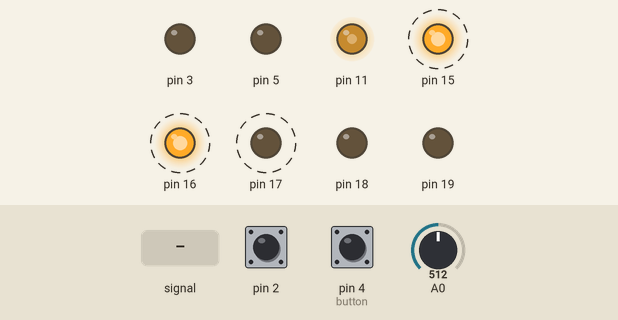
Recording of a sketch running on a simulated Arduino Uno, built with avr-gcc and run on an emulated ATmega328P. On the bench: output pins drawn as LEDs (lit = HIGH). Dashed ring = blinking. The inputs (shaded band) are chosen by the test bench; at power-on: A0 = 512, pin 2 HIGH, pin 4 (button) HIGH.

Above: at 1.2 s.
1.3 s: A0 fed a 200 Hz sine of ±81 counts around its level
Timing chart, 0 to 2.1 s (numbered marks = the images above; inputs shaded):
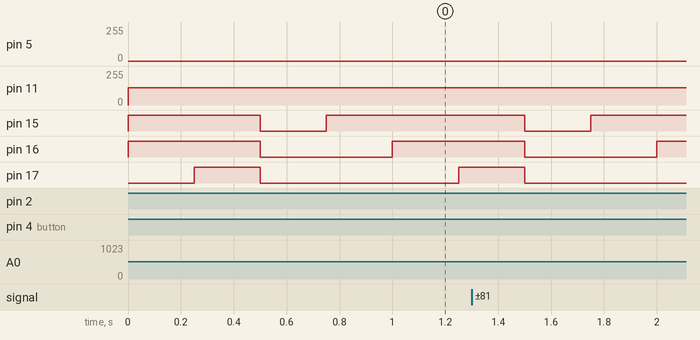

The sketch:

trainingvcu.ino
```cpp
#include "tasks.h"
#include "pinsInit.h"

void setup() {
  pinsinitTask1_4();
  pinsinitTask2();
  task3();
  task4();
  task5();
  task6();
}

void loop() {
  //task1();
  task2();
}
```

delay.cpp
```cpp
#include <stdint.h>
#include "delay.h"

static volatile uint32_t timer = DELAY_START;
void delay_reset(void){
  timer = DELAY_START;
}

uint8_t delay_done(void){
  timer--;
  if(timer == 0){
    delay_reset();
    return 1;
  }
  return 0;
}
```

delay.h
```cpp
#ifndef DELAY_H
#define DELAY_H

#include <stdint.h>
#define DELAY_START 200000

void delay_reset(void);
uint8_t delay_done(void);

#endif
```

task1_4.cpp
```cpp
#include <Arduino.h>
#include "tasks.h"
#include "pinsInit.h"
#include "delay.h"

#define LED_MASK ((1<<PC1) | (1<<PC2) | (1<<PC3))
static int pas = 0;
static volatile uint8_t led4 = 0;

void pinsinitTask1_4(){
  DDRC |= LED_MASK;
}

void task1(){
  if (delay_done()) {
    pas++;
    if (pas > 3) {
      PORTC &= ~LED_MASK;
      pas = 0;
    } else {
      PORTC |= (1 << pas);
    }
  }
}

ISR(TIMER1_COMPA_vect){
  led4 = (led4 + 1) % 4;
  PORTC = (PORTC & ~LED_MASK) | (((1<<led4) - 1) << PC1);
}

void task4(){
  DDRC |= LED_MASK;
  led4 = 1;

  PORTC = (PORTC & ~LED_MASK);
  TCCR1A = 0;
  TCCR1B = (1<<WGM12) | (1<<CS12); //ctc mode + prescaler  256
  TCNT1 = 0;
  OCR1A = 15624;
  TIMSK1 = (1<<OCIE1A);

}
```

task2.cpp
```cpp
#include <Arduino.h>
#include "tasks.h"
#include "pinsInit.h"

static uint8_t button = 0, oldButton = 0;
static uint8_t state = 0;
void pinsinitTask2(){
  DDRC |= (1<<PC4) | (1<<PC5);
  DDRD &= ~(1<<PD4); // button as input
  PORTD |= (1<<PD4);
}

void task2(){
  button = !(PIND & (1<<PD4));
  if(button == 1 && oldButton == 0){
    state = (state + 1) % 2;
    PORTC &= ~((1<<PC4) | (1<<PC5));
    if(state == 1){
      PORTC |= (1<<PC4);
    }
    else if(state == 0){
      PORTC |= (1<<PC5);
    }
  }
  oldButton = button;
}
```

task3.cpp
```cpp
#include <Arduino.h>
#include "tasks.h"

ISR(INT0_vect){
  PORTD ^= (1<<PD3);
}

void task3 (){
  DDRD |= (1<<PD3);
  DDRD &= ~(1<<PD2);
  PORTD |= (1<<PD2);

  EICRA |= (1<<ISC01);
  EIMSK |= (1<<INT0);

}
```

task5.cpp
```cpp
#include <Arduino.h>
#include "tasks.h"

static uint8_t duty = 0;
static int8_t dir = 1;
static uint8_t ms5 = 0;

ISR(TIMER0_COMPA_vect){
  ms5 ++;
  if(ms5 >= 4){ //evry 4 ms
    ms5 = 0;
    if(duty == OCR0A){
      dir = -1;
    }
    else if(duty == 0){
      dir = 1;
    }
    duty += dir;
    OCR0B = duty; // give the new brightness to the timer
  }
}

 void task5(){
  DDRD |= (1<<PD5);

  TCCR0A = (1<<COM0B1) | (1<<WGM01) | (1<<WGM00);//connects the timer to pin 5 and picks pwm mode
  TCCR0B = (1<<WGM02) | (1<<CS01) | (1<<CS00); //fast pwm, top = ocr0a + prescaler /64

  TCNT0 = 0;
  OCR0A = 249;
  OCR0B = 0;//brightness starts from 0%

  TIMSK0 |= (1<<OCIE0A);
}
```

task6.cpp
```cpp
#include <Arduino.h>
#include "tasks.h"

ISR(ADC_vect){
  OCR2A = ADCH;
}

void task6(){
  DDRB |= (1<<PB3);
  DDRC &= ~(1<<PC0);

  TCCR2A = (1<<COM2A1) | (1<<WGM21) | (1<<WGM20); //oc2a - set output pin and fasst pwm
  TCCR2B = (1<<CS22); //prescaler 64

  OCR2A = 0; //duty cycle to 0
  ADMUX = (1<<REFS0) | (1<<ADLAR); // uses 5v
  ADCSRB = 0;
  ADCSRA = (1<<ADEN) | (1<<ADATE) | (1<<ADIE) | (1<<ADPS2) | (1<<ADPS1) | (1<<ADPS0) | (1<<ADIF);
  // enables ADC hardware / auto-triggering / ADC conversion complete interrupt and prescaler 128 for optimal clock

  ADCSRA |= (1<<ADSC);
}
```

tasks.h
```cpp
#ifndef TASKS_H
#define TASKS_H

void task1(void);
void task2(void);
void task3(void);
void task4(void);
void task5(void);
void task6(void);


#endif
```

pinsInit.h
```cpp
#ifndef PININIT_H
#define PININIT_H

void pinsinitTask1_4(void);
void pinsinitTask2(void);

#endif
```
